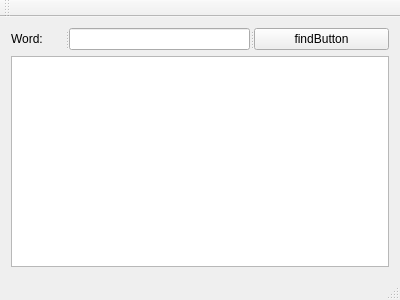
<?xml version="1.0" encoding="UTF-8"?>
<ui version="4.0">
 <class>MainWindow</class>
 <widget class="QMainWindow" name="MainWindow">
  <property name="geometry">
   <rect>
    <x>0</x>
    <y>0</y>
    <width>400</width>
    <height>300</height>
   </rect>
  </property>
  <property name="windowTitle">
   <string>MainWindow</string>
  </property>
  <widget class="QWidget" name="centralWidget">
   <layout class="QVBoxLayout" name="verticalLayout">
    <item>
     <widget class="QSplitter" name="splitter">
      <property name="orientation">
       <enum>Qt::Horizontal</enum>
      </property>
      <widget class="QLabel" name="label">
       <property name="text">
        <string>Word:</string>
       </property>
      </widget>
      <widget class="QLineEdit" name="lineEdit"/>
      <widget class="QPushButton" name="findButton">
       <property name="text">
        <string>findButton</string>
       </property>
      </widget>
     </widget>
    </item>
    <item>
     <widget class="QPlainTextEdit" name="plainTextEdit"/>
    </item>
   </layout>
  </widget>
  <widget class="QMenuBar" name="menuBar">
   <property name="geometry">
    <rect>
     <x>0</x>
     <y>0</y>
     <width>400</width>
     <height>25</height>
    </rect>
   </property>
  </widget>
  <widget class="QToolBar" name="mainToolBar">
   <attribute name="toolBarArea">
    <enum>TopToolBarArea</enum>
   </attribute>
   <attribute name="toolBarBreak">
    <bool>false</bool>
   </attribute>
  </widget>
  <widget class="QStatusBar" name="statusBar"/>
 </widget>
 <layoutdefault spacing="6" margin="11"/>
 <resources/>
 <connections/>
</ui>
